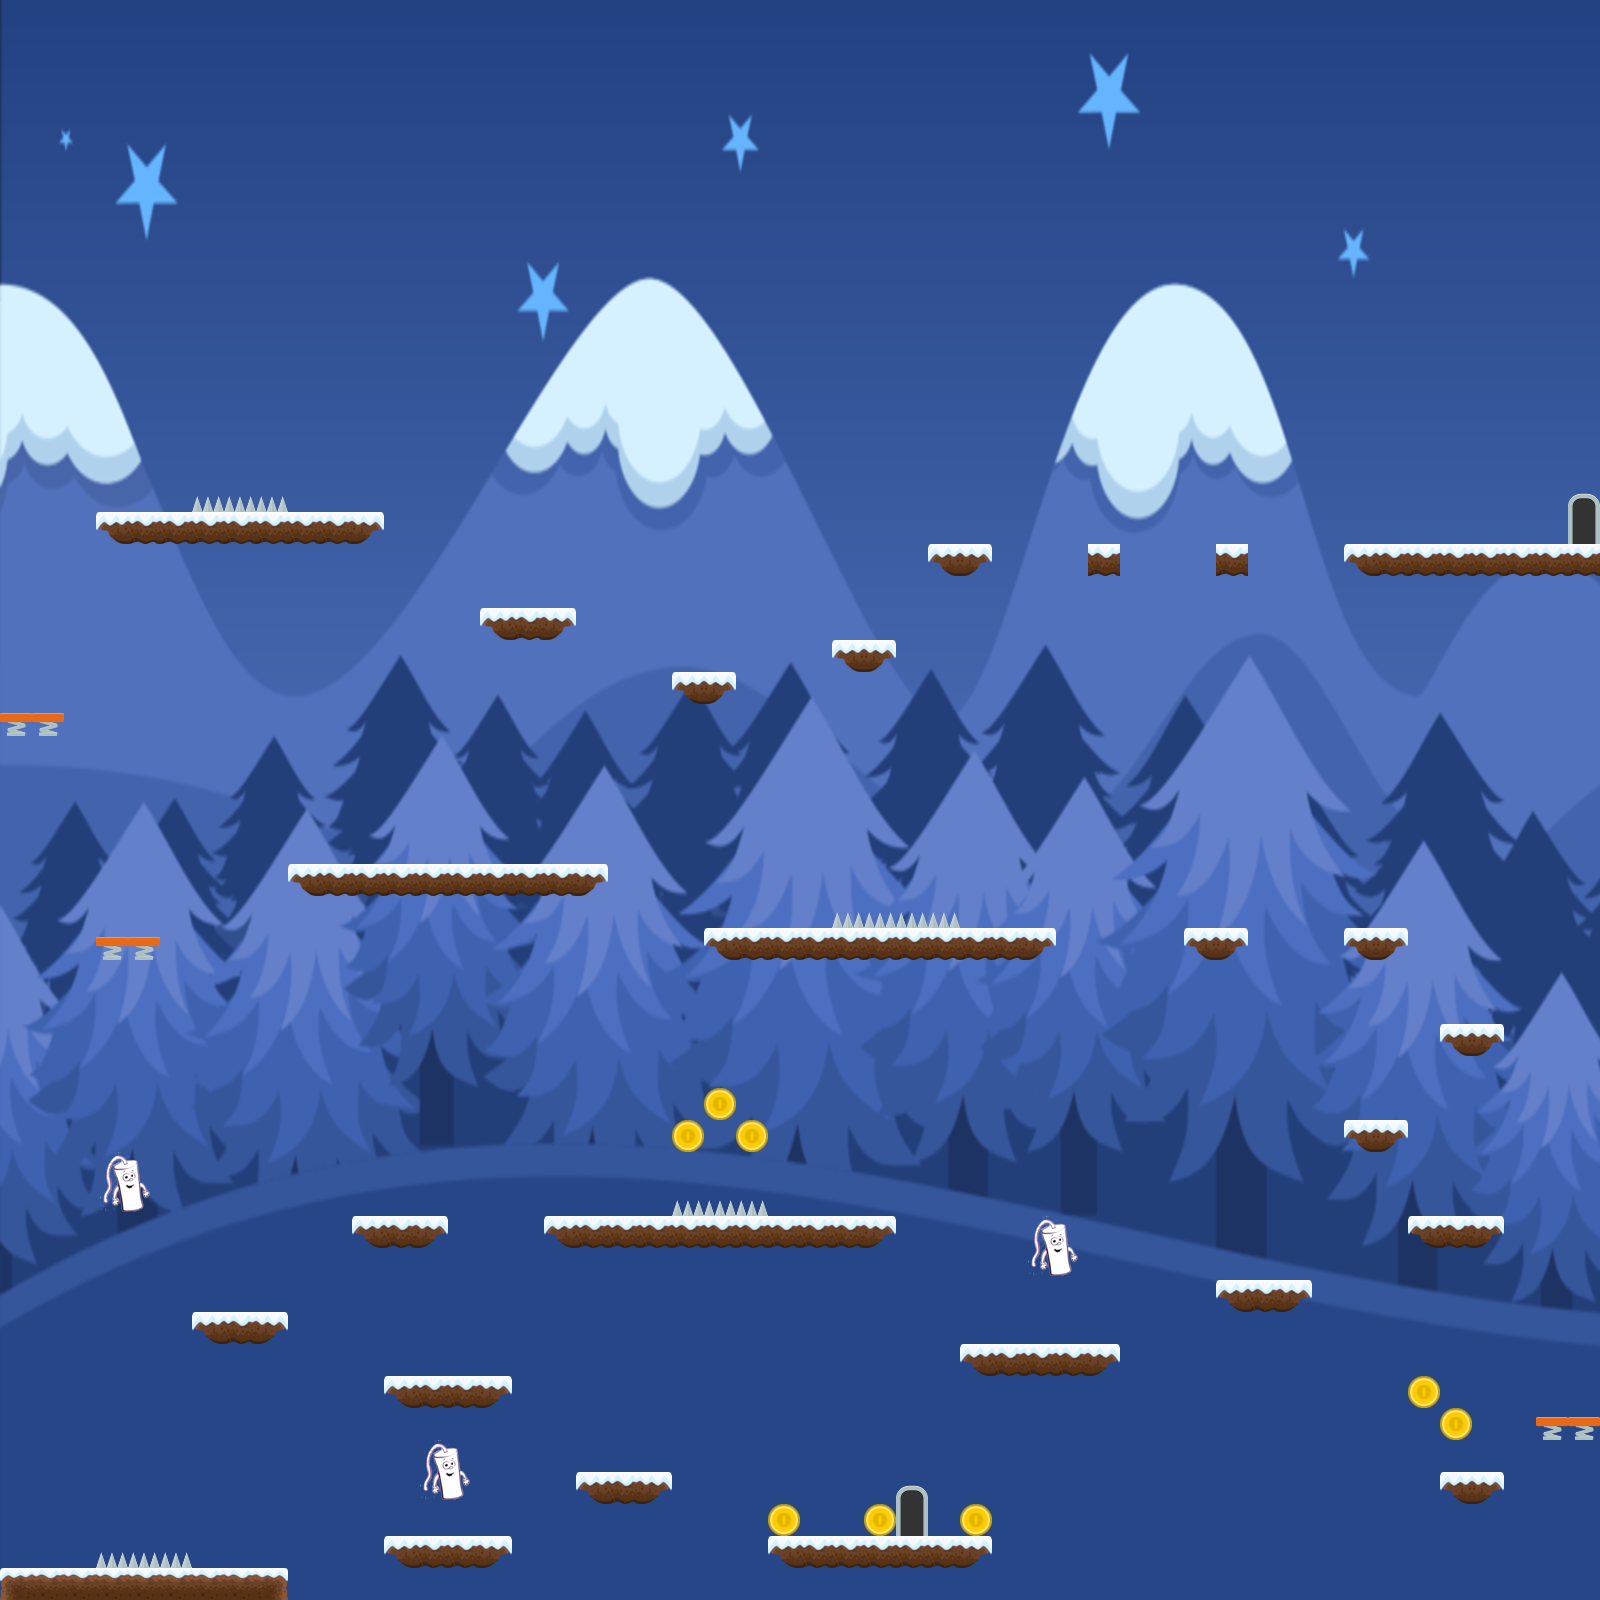

Rendered tile map (Tiled .tmx) drawn with the repository's tilesets; below, a short description and the map source with its tile grids summarised:
An orthogonal 50x50 tile map with 32x32 px tiles, 1 tile layer (graphics), 3 tilesets, 1 image layer and 48 objects.

<map version="1.0" tiledversion="1.0.3" orientation="orthogonal" renderorder="right-down" width="50" height="50" tilewidth="32" tileheight="32" nextobjectid="63">
 <tileset firstgid="1" source="winter32.tsx" />
 <tileset firstgid="7" source="tileset32_new.tsx" />
 <tileset firstgid="135" source="misc32_tileset.tsx" />
 <imagelayer name="bg">
  <image source="BG.png" width="2000" height="1600" />
 </imagelayer>
 <layer name="graphics" width="50" height="50">
  <data>[2500 cells, 157 non-empty, 15 distinct tile ids]</data>
 </layer>
 <objectgroup name="start">
  <object id="62" x="32" y="1536" width="32" height="32" />
 </objectgroup>
 <objectgroup name="goal">
  <object id="60" x="1568" y="512" width="32" height="32" />
  <object id="61" x="897" y="1473" width="29" height="64" />
 </objectgroup>
 <objectgroup name="ground">
  <object id="3" x="0" y="1568" width="288" height="32" />
  <object id="4" x="384" y="1536" width="128" height="32" />
  <object id="5" x="576" y="1472" width="96" height="32" />
  <object id="6" x="768" y="1536" width="224" height="32" />
  <object id="7" x="384" y="1376" width="128" height="32" />
  <object id="8" x="192" y="1312" width="96" height="32" />
  <object id="9" x="352" y="1216" width="96" height="32" />
  <object id="10" x="544" y="1216" width="352" height="32" />
  <object id="11" x="960" y="1344" width="160" height="32" />
  <object id="12" x="1216" y="1280" width="96" height="32" />
  <object id="13" x="1408" y="1216" width="96" height="32" />
  <object id="14" x="1344" y="1120" width="64" height="32" />
  <object id="15" x="1440" y="1024" width="64" height="32" />
  <object id="16" x="1344" y="928" width="64" height="32" />
  <object id="17" x="1184" y="928" width="64" height="32" />
  <object id="18" x="704" y="928" width="352" height="32" />
  <object id="19" x="288" y="864" width="320" height="32" />
  <object id="20" x="96" y="512" width="288" height="32" />
  <object id="21" x="480" y="608" width="96" height="32" />
  <object id="22" x="672" y="672" width="64" height="32" />
  <object id="23" x="832" y="640" width="64" height="32" />
  <object id="24" x="928" y="544" width="64" height="32" />
  <object id="25" x="1088" y="544" width="32" height="32" />
  <object id="26" x="1216" y="544" width="32" height="32" />
  <object id="27" x="1344" y="544" width="256" height="32" />
  <object id="45" x="1440" y="1472" width="64" height="32" />
 </objectgroup>
 <objectgroup name="coins">
  <object id="28" x="768" y="1504" width="32" height="32" />
  <object id="29" x="864" y="1504" width="32" height="32" />
  <object id="30" x="960" y="1504" width="32" height="32" />
  <object id="31" x="672" y="1120" width="32" height="32" />
  <object id="32" x="704" y="1088" width="32" height="32" />
  <object id="33" x="736" y="1120" width="32" height="32" />
  <object id="43" x="1408" y="1376" width="32" height="32" />
  <object id="44" x="1440" y="1408" width="32" height="32" />
 </objectgroup>
 <objectgroup name="movingEnemy" />
 <objectgroup name="Healthpack" />
 <objectgroup name="bounce">
  <object id="36" x="-2" y="712" width="66" height="8" />
  <object id="37" x="95" y="935" width="63" height="11" />
  <object id="49" x="1536" y="1416" width="64" height="8" />
 </objectgroup>
 <objectgroup name="spikes">
  <object id="38" x="193" y="496" width="94" height="16" />
  <object id="39" x="833" y="914" width="127" height="11" />
  <object id="40" x="672" y="1202" width="98" height="14" />
  <object id="48" x="96" y="1552" width="96" height="16" />
 </objectgroup>
 <objectgroup name="tampon">
  <object id="51" x="112" y="1160" width="32" height="48" />
  <object id="52" x="1040" y="1224" width="32" height="48" />
  <object id="54" x="432" y="1448" width="32" height="48" />
 </objectgroup>
 <objectgroup name="platform">
  <object id="55" x="704" y="1376" width="96" height="32">
   <properties>
    <property name="distance" type="float" value="1.28" />
    <property name="horizontal" type="bool" value="false" />
   </properties>
  </object>
 </objectgroup>
</map>
